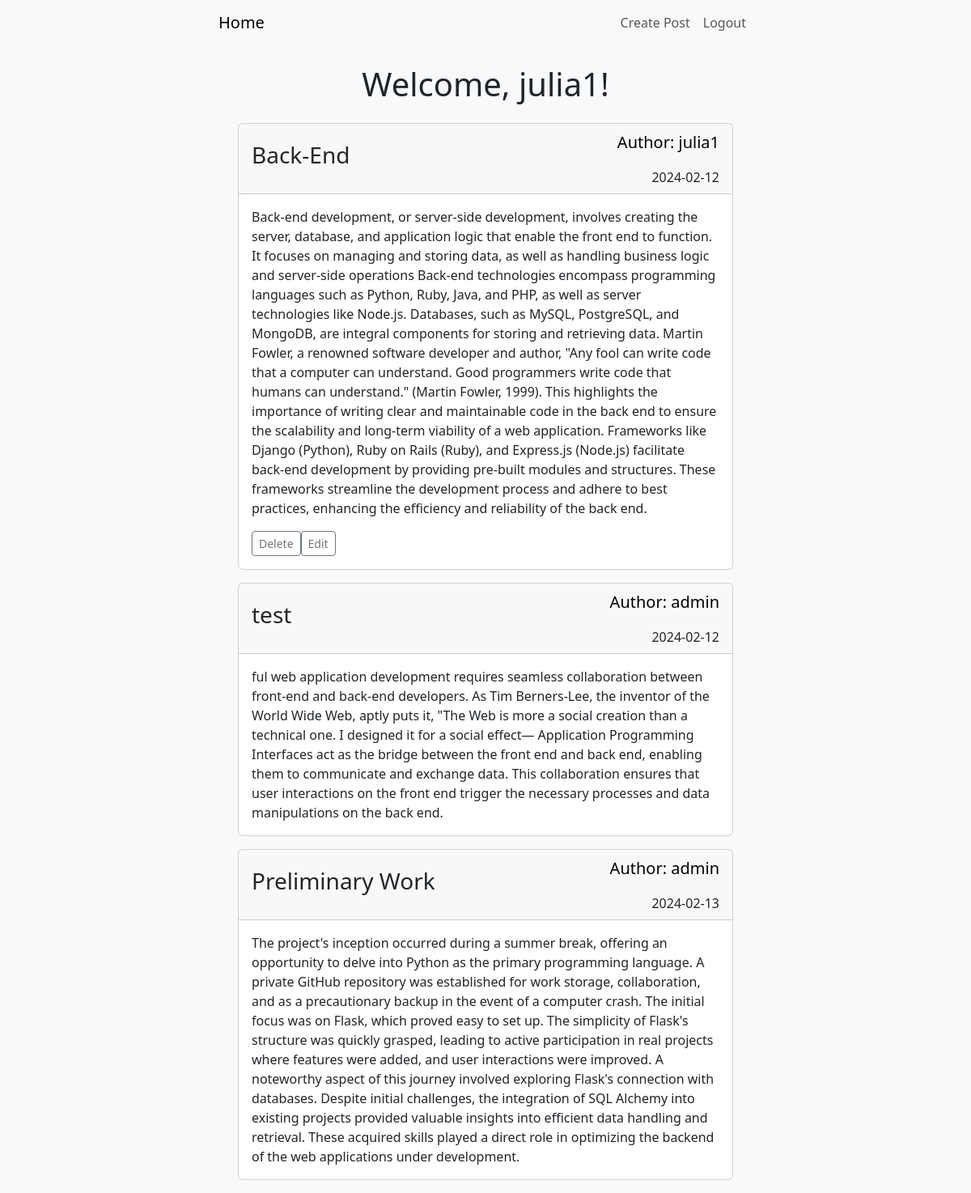
The page / (signed in) on the database its author committed.
### blog/models.py (models this page shows, shortened)
class Post(models.Model):
    author = models.ForeignKey(User, on_delete=models.CASCADE)
    title = models.CharField(max_length = 150)
    description = models.TextField()
    date_created = models.DateTimeField(auto_now_add = True)
    date_updated = models.DateTimeField(auto_now = True)

### blog/views.py (the view)
# urls.py: path('', views.home, name="home"),
@login_required(login_url="/login")
def home(request):
    posts = Post.objects.all()
    return render(request, 'home.html', {'posts': posts})

### blog/templates/home.html (shortened to what this page needs)
{% extends "base.html" %}
{% block content%}
<div class="container">
  <h1 class="my-4 text-center fw-light">Welcome, {{ user.username }}!</h1>
  {% for post in posts %}
  <div class="card mb-3">
    <div class="card-header d-flex justify-content-between align-items-center">
      <div>
        <h3 class="card-title fw-light">{{ post.title }}</h3>
      </div>
      <div class="text-end">
        <p class="card-text fw-light text-decoration-none text-black fs-5">
          Author: {{ post.author }}
        </p>
        <p class="card-text fw-light mb-0 fs-10">
          {{ post.date_created|date:'Y-m-d' }}
        </p>
      </div>
    </div>
    <div class="card-body">
      <p class="card-text">{{ post.description }}</p>
      {% if request.user.is_authenticated and post.author == request.user %}
    <div class="mt-3 d-flex">
      <form method="POST" action="{% url 'delete' post.id %}" class="mr-2">
        <button class="btn btn-outline-secondary btn-sm" type="submit">
          Delete
        </button>
      </form>
      <form method="POST" action="{% url 'edit' post.id %}">
        <button class="btn btn-outline-secondary btn-sm" type="submit">
          Edit
        </button>
      </form>
    </div>
  {% endif %}
    </div>
  </div>
  {% endfor %}
</div>
{% endblock %}

### rows shown on the page
Post: title "Back-End", author "julia1", date_created "2024-02-12", description "Back-end development, or server-side development, involves creating the server, database, and application logic that enable the front end to function. It focuses on managing and storing data, as well as handling business logic and server-side operations Back-end technologies encompass programming languages such as Python, Ruby, Java, and PHP, as well as server technologies like Node.js. Databases, such as MySQL, PostgreSQL, and MongoDB, are integral components for storing and retrieving data. Martin Fowler, a renowned software developer and author, \"Any fool can write code that a computer can understand. Good programmers write code that humans can understand.\" (Martin Fowler, 1999). This…", shows "Delete"
Post: title "test", author "admin", date_created "2024-02-12", description "ful web application development requires seamless collaboration between front-end and back-end developers. As Tim Berners-Lee, the inventor of the World Wide Web, aptly puts it, \"The Web is more a social creation than a technical one. I designed it for a social effect— Application Programming Interfaces act as the bridge between the front end and back end, enabling them to communicate and exchange data. This collaboration ensures that user interactions on the front end trigger the necessary processes and data manipulations on the back end."
Post: title "Preliminary Work", author "admin", date_created "2024-02-13", description "The project's inception occurred during a summer break, offering an opportunity to delve into Python as the primary programming language. A private GitHub repository was established for work storage, collaboration, and as a precautionary backup in the event of a computer crash. The initial focus was on Flask, which proved easy to set up. The simplicity of Flask's structure was quickly grasped, leading to active participation in real projects where features were added, and user interactions were improved. A noteworthy aspect of this journey involved exploring Flask's connection with databases. Despite initial challenges, the integration of SQL Alchemy into existing projects provided valuable…"

### other values the page prints
{{ user.username }} "julia1"
